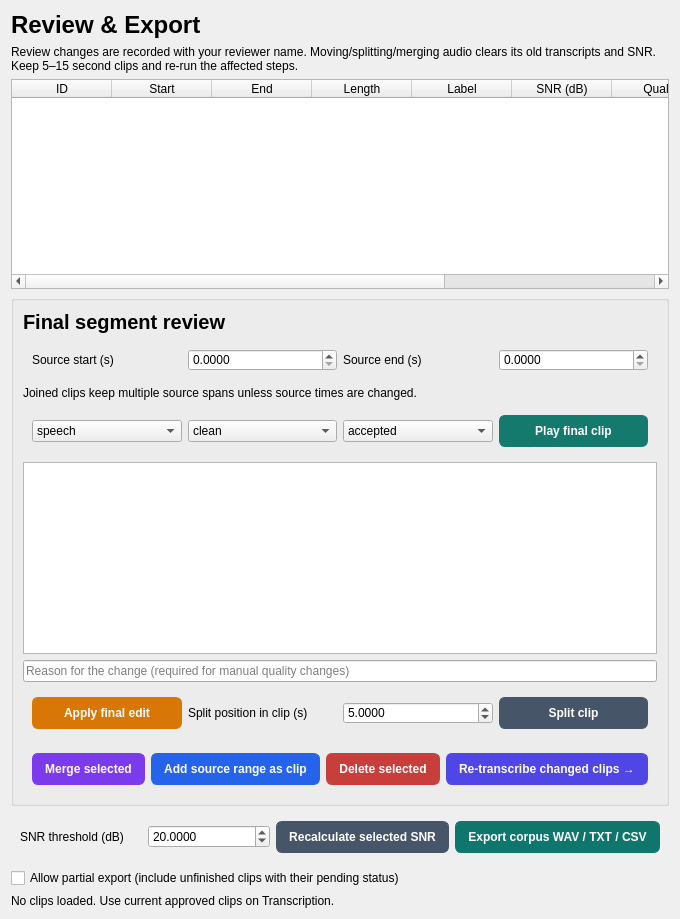
                            <widget class="QWidget" name="reviewPage">
                              <layout class="QVBoxLayout" name="reviewPageLayout">
                                <item>
                                  <widget class="QLabel" name="reviewPageTitle">
                                    <property name="styleSheet">
                                      <string>font-size:24px;font-weight:600;</string>
                                    </property>
                                    <property name="text">
                                      <string>Review &amp; Export</string>
                                    </property>
                                    <property name="wordWrap">
                                      <bool>true</bool>
                                    </property>
                                  </widget>
                                </item>
                                <item>
                                  <widget class="QLabel" name="finalIntro">
                                    <property name="text">
                                      <string>Review changes are recorded with your reviewer name. Moving/splitting/merging audio clears its old transcripts and SNR. Keep 5–15 second clips and re-run the affected steps.</string>
                                    </property>
                                    <property name="wordWrap">
                                      <bool>true</bool>
                                    </property>
                                  </widget>
                                </item>
                                <item>
                                  <widget class="QTableWidget" name="finalTable">
                                    <property name="minimumSize">
                                      <size>
                                        <width>0</width>
                                        <height>210</height>
                                      </size>
                                    </property>
                                    <column>
                                      <property name="text">
                                        <string>ID</string>
                                      </property>
                                    </column>
                                    <column>
                                      <property name="text">
                                        <string>Start</string>
                                      </property>
                                    </column>
                                    <column>
                                      <property name="text">
                                        <string>End</string>
                                      </property>
                                    </column>
                                    <column>
                                      <property name="text">
                                        <string>Length</string>
                                      </property>
                                    </column>
                                    <column>
                                      <property name="text">
                                        <string>Label</string>
                                      </property>
                                    </column>
                                    <column>
                                      <property name="text">
                                        <string>SNR (dB)</string>
                                      </property>
                                    </column>
                                    <column>
                                      <property name="text">
                                        <string>Quality</string>
                                      </property>
                                    </column>
                                    <column>
                                      <property name="text">
                                        <string>Decision</string>
                                      </property>
                                    </column>
                                    <column>
                                      <property name="text">
                                        <string>Final transcript</string>
                                      </property>
                                    </column>
                                  </widget>
                                </item>
                                <item>
                                  <widget class="QGroupBox" name="finalEditor">
                                    <property name="styleSheet">
                                      <string>QGroupBox#finalEditor {margin-top:0px;padding-top:10px;}</string>
                                    </property>
                                    <property name="title">
                                      <string />
                                    </property>
                                    <layout class="QVBoxLayout" name="finalEditorLayout">
                                      <item>
                                        <widget class="QLabel" name="finalEditorHeading">
                                          <property name="styleSheet">
                                            <string>font-size:20px;font-weight:700;</string>
                                          </property>
                                          <property name="text">
                                            <string>Final segment review</string>
                                          </property>
                                          <property name="wordWrap">
                                            <bool>true</bool>
                                          </property>
                                        </widget>
                                      </item>
                                      <item>
                                        <widget class="QFrame" name="finalTimeRow">
                                          <property name="frameShape">
                                            <enum>QFrame::Shape::NoFrame</enum>
                                          </property>
                                          <layout class="QGridLayout" name="finalTimeRowLayout">
                                            <item row="0" column="0">
                                              <widget class="QLabel" name="finalStartLabel">
                                                <property name="text">
                                                  <string>Source start (s)</string>
                                                </property>
                                                <property name="wordWrap">
                                                  <bool>true</bool>
                                                </property>
                                              </widget>
                                            </item>
                                            <item row="0" column="1">
                                              <widget class="QDoubleSpinBox" name="finalStart">
                                                <property name="decimals">
                                                  <number>4</number>
                                                </property>
                                                <property name="maximum">
                                                  <double>999999.000000000000000</double>
                                                </property>
                                                <property name="value">
                                                  <double>0.000000000000000</double>
                                                </property>
                                              </widget>
                                            </item>
                                            <item row="0" column="2">
                                              <widget class="QLabel" name="finalEndLabel">
                                                <property name="text">
                                                  <string>Source end (s)</string>
                                                </property>
                                                <property name="wordWrap">
                                                  <bool>true</bool>
                                                </property>
                                              </widget>
                                            </item>
                                            <item row="0" column="3">
                                              <widget class="QDoubleSpinBox" name="finalEnd">
                                                <property name="decimals">
                                                  <number>4</number>
                                                </property>
                                                <property name="maximum">
                                                  <double>999999.000000000000000</double>
                                                </property>
                                                <property name="value">
                                                  <double>0.000000000000000</double>
                                                </property>
                                              </widget>
                                            </item>
                                          </layout>
                                        </widget>
                                      </item>
                                      <item>
                                        <widget class="QLabel" name="finalMapping">
                                          <property name="text">
                                            <string>Joined clips keep multiple source spans unless source times are changed.</string>
                                          </property>
                                          <property name="wordWrap">
                                            <bool>true</bool>
                                          </property>
                                        </widget>
                                      </item>
                                      <item>
                                        <widget class="QFrame" name="finalLabelsRow">
                                          <property name="frameShape">
                                            <enum>QFrame::Shape::NoFrame</enum>
                                          </property>
                                          <layout class="QGridLayout" name="finalLabelsRowLayout">
                                            <item row="0" column="0">
                                              <widget class="QComboBox" name="finalLabel">
                                                <item>
                                                  <property name="text">
                                                    <string>speech</string>
                                                  </property>
                                                </item>
                                                <item>
                                                  <property name="text">
                                                    <string>mixed</string>
                                                  </property>
                                                </item>
                                                <item>
                                                  <property name="text">
                                                    <string>music</string>
                                                  </property>
                                                </item>
                                                <item>
                                                  <property name="text">
                                                    <string>silence</string>
                                                  </property>
                                                </item>
                                              </widget>
                                            </item>
                                            <item row="0" column="1">
                                              <widget class="QComboBox" name="finalQuality">
                                                <item>
                                                  <property name="text">
                                                    <string>clean</string>
                                                  </property>
                                                </item>
                                                <item>
                                                  <property name="text">
                                                    <string>noisy</string>
                                                  </property>
                                                </item>
                                                <item>
                                                  <property name="text">
                                                    <string>unavailable</string>
                                                  </property>
                                                </item>
                                              </widget>
                                            </item>
                                            <item row="0" column="2">
                                              <widget class="QComboBox" name="finalStatus">
                                                <item>
                                                  <property name="text">
                                                    <string>accepted</string>
                                                  </property>
                                                </item>
                                                <item>
                                                  <property name="text">
                                                    <string>needs_review</string>
                                                  </property>
                                                </item>
                                                <item>
                                                  <property name="text">
                                                    <string>difficult</string>
                                                  </property>
                                                </item>
                                                <item>
                                                  <property name="text">
                                                    <string>not_applicable</string>
                                                  </property>
                                                </item>
                                              </widget>
                                            </item>
                                            <item row="0" column="3">
                                              <widget class="QPushButton" name="finalPlay">
                                                <property name="styleSheet">
                                                  <string>QPushButton#finalPlay {background:#157A6E;color:white;border:1px solid #157A6E;border-radius:6px;padding:8px 12px;font-weight:600;} QPushButton#finalPlay:hover {background:#136E63;} QPushButton#finalPlay:pressed {background:#116258;} QPushButton#finalPlay:focus {border:2px solid #173B40;padding:7px 11px;} QPushButton#finalPlay:disabled {background:#E3E9EB;color:#61777C;border-color:#CDD9DC;}</string>
                                                </property>
                                                <property name="text">
                                                  <string>Play final clip</string>
                                                </property>
                                              </widget>
                                            </item>
                                          </layout>
                                        </widget>
                                      </item>
                                      <item>
                                        <widget class="QPlainTextEdit" name="finalText">
                                          <property name="minimumSize">
                                            <size>
                                              <width>0</width>
                                              <height>90</height>
                                            </size>
                                          </property>
                                          <property name="layoutDirection">
                                            <enum>Qt::LayoutDirection::RightToLeft</enum>
                                          </property>
                                          <property name="styleSheet">
                                            <string>font-family:"Segoe UI";font-size:17px;</string>
                                          </property>
                                          <property name="readOnly">
                                            <bool>false</bool>
                                          </property>
                                        </widget>
                                      </item>
                                      <item>
                                        <widget class="QLineEdit" name="finalReason">
                                          <property name="text">
                                            <string />
                                          </property>
                                          <property name="placeholderText">
                                            <string>Reason for the change (required for manual quality changes)</string>
                                          </property>
                                        </widget>
                                      </item>
                                      <item>
                                        <widget class="QFrame" name="finalEditActions">
                                          <property name="frameShape">
                                            <enum>QFrame::Shape::NoFrame</enum>
                                          </property>
                                          <layout class="QGridLayout" name="finalEditActionsLayout">
                                            <item row="0" column="0">
                                              <widget class="QPushButton" name="finalApply">
                                                <property name="styleSheet">
                                                  <string>QPushButton#finalApply {background:#D97706;color:white;border:1px solid #D97706;border-radius:6px;padding:8px 12px;font-weight:600;} QPushButton#finalApply:hover {background:#C36B05;} QPushButton#finalApply:pressed {background:#AE5F05;} QPushButton#finalApply:focus {border:2px solid #173B40;padding:7px 11px;} QPushButton#finalApply:disabled {background:#E3E9EB;color:#61777C;border-color:#CDD9DC;}</string>
                                                </property>
                                                <property name="text">
                                                  <string>Apply final edit</string>
                                                </property>
                                              </widget>
                                            </item>
                                            <item row="0" column="1">
                                              <widget class="QLabel" name="splitPositionLabel">
                                                <property name="text">
                                                  <string>Split position in clip (s)</string>
                                                </property>
                                                <property name="wordWrap">
                                                  <bool>true</bool>
                                                </property>
                                              </widget>
                                            </item>
                                            <item row="0" column="2">
                                              <widget class="QDoubleSpinBox" name="finalSplitPosition">
                                                <property name="decimals">
                                                  <number>4</number>
                                                </property>
                                                <property name="maximum">
                                                  <double>999999.000000000000000</double>
                                                </property>
                                                <property name="value">
                                                  <double>5.000000000000000</double>
                                                </property>
                                              </widget>
                                            </item>
                                            <item row="0" column="3">
                                              <widget class="QPushButton" name="finalSplit">
                                                <property name="styleSheet">
                                                  <string>QPushButton#finalSplit {background:#475569;color:white;border:1px solid #475569;border-radius:6px;padding:8px 12px;font-weight:600;} QPushButton#finalSplit:hover {background:#404C5E;} QPushButton#finalSplit:pressed {background:#394454;} QPushButton#finalSplit:focus {border:2px solid #173B40;padding:7px 11px;} QPushButton#finalSplit:disabled {background:#E3E9EB;color:#61777C;border-color:#CDD9DC;}</string>
                                                </property>
                                                <property name="text">
                                                  <string>Split clip</string>
                                                </property>
                                              </widget>
                                            </item>
                                          </layout>
                                        </widget>
                                      </item>
                                      <item>
                                        <widget class="QFrame" name="finalStructureActions">
                                          <property name="frameShape">
                                            <enum>QFrame::Shape::NoFrame</enum>
                                          </property>
                                          <layout class="QGridLayout" name="finalStructureActionsLayout">
                                            <item row="0" column="0">
                                              <widget class="QPushButton" name="finalMerge">
                                                <property name="styleSheet">
                                                  <string>QPushButton#finalMerge {background:#7C3AED;color:white;border:1px solid #7C3AED;border-radius:6px;padding:8px 12px;font-weight:600;} QPushButton#finalMerge:hover {background:#7034D5;} QPushButton#finalMerge:pressed {background:#632EBE;} QPushButton#finalMerge:focus {border:2px solid #173B40;padding:7px 11px;} QPushButton#finalMerge:disabled {background:#E3E9EB;color:#61777C;border-color:#CDD9DC;}</string>
                                                </property>
                                                <property name="text">
                                                  <string>Merge selected</string>
                                                </property>
                                              </widget>
                                            </item>
                                            <item row="0" column="1">
                                              <widget class="QPushButton" name="finalAdd">
                                                <property name="styleSheet">
                                                  <string>QPushButton#finalAdd {background:#2563EB;color:white;border:1px solid #2563EB;border-radius:6px;padding:8px 12px;font-weight:600;} QPushButton#finalAdd:hover {background:#2159D4;} QPushButton#finalAdd:pressed {background:#1E4FBC;} QPushButton#finalAdd:focus {border:2px solid #173B40;padding:7px 11px;} QPushButton#finalAdd:disabled {background:#E3E9EB;color:#61777C;border-color:#CDD9DC;}</string>
                                                </property>
                                                <property name="text">
                                                  <string>Add source range as clip</string>
                                                </property>
                                              </widget>
                                            </item>
                                            <item row="0" column="2">
                                              <widget class="QPushButton" name="finalDelete">
                                                <property name="styleSheet">
                                                  <string>QPushButton#finalDelete {background:#C83E3B;color:white;border:1px solid #C83E3B;border-radius:6px;padding:8px 12px;font-weight:600;} QPushButton#finalDelete:hover {background:#B43835;} QPushButton#finalDelete:pressed {background:#A0322F;} QPushButton#finalDelete:focus {border:2px solid #173B40;padding:7px 11px;} QPushButton#finalDelete:disabled {background:#E3E9EB;color:#61777C;border-color:#CDD9DC;}</string>
                                                </property>
                                                <property name="text">
                                                  <string>Delete selected</string>
                                                </property>
                                              </widget>
                                            </item>
                                            <item row="0" column="3">
                                              <widget class="QPushButton" name="finalToASR">
                                                <property name="styleSheet">
                                                  <string>QPushButton#finalToASR {background:#4F46E5;color:white;border:1px solid #4F46E5;border-radius:6px;padding:8px 12px;font-weight:600;} QPushButton#finalToASR:hover {background:#473FCE;} QPushButton#finalToASR:pressed {background:#3F38B7;} QPushButton#finalToASR:focus {border:2px solid #173B40;padding:7px 11px;} QPushButton#finalToASR:disabled {background:#E3E9EB;color:#61777C;border-color:#CDD9DC;}</string>
                                                </property>
                                                <property name="text">
                                                  <string>Re-transcribe changed clips →</string>
                                                </property>
                                              </widget>
                                            </item>
                                          </layout>
                                        </widget>
                                      </item>
                                    </layout>
                                  </widget>
                                </item>
                                <item>
                                  <widget class="QFrame" name="finalExportActions">
                                    <property name="frameShape">
                                      <enum>QFrame::Shape::NoFrame</enum>
                                    </property>
                                    <layout class="QGridLayout" name="finalExportActionsLayout">
                                      <item row="0" column="0">
                                        <widget class="QLabel" name="finalThresholdLabel">
                                          <property name="text">
                                            <string>SNR threshold (dB)</string>
                                          </property>
                                          <property name="wordWrap">
                                            <bool>true</bool>
                                          </property>
                                        </widget>
                                      </item>
                                      <item row="0" column="1">
                                        <widget class="QDoubleSpinBox" name="finalSNRThreshold">
                                          <property name="decimals">
                                            <number>4</number>
                                          </property>
                                          <property name="maximum">
                                            <double>100.000000000000000</double>
                                          </property>
                                          <property name="value">
                                            <double>20.000000000000000</double>
                                          </property>
                                        </widget>
                                      </item>
                                      <item row="0" column="2">
                                        <widget class="QPushButton" name="finalRecalculate">
                                          <property name="styleSheet">
                                            <string>QPushButton#finalRecalculate {background:#475569;color:white;border:1px solid #475569;border-radius:6px;padding:8px 12px;font-weight:600;} QPushButton#finalRecalculate:hover {background:#404C5E;} QPushButton#finalRecalculate:pressed {background:#394454;} QPushButton#finalRecalculate:focus {border:2px solid #173B40;padding:7px 11px;} QPushButton#finalRecalculate:disabled {background:#E3E9EB;color:#61777C;border-color:#CDD9DC;}</string>
                                          </property>
                                          <property name="text">
                                            <string>Recalculate selected SNR</string>
                                          </property>
                                        </widget>
                                      </item>
                                      <item row="0" column="3">
                                        <widget class="QPushButton" name="finalExport">
                                          <property name="styleSheet">
                                            <string>QPushButton#finalExport {background:#0F766E;color:white;border:1px solid #0F766E;border-radius:6px;padding:8px 12px;font-weight:600;} QPushButton#finalExport:hover {background:#0E6A63;} QPushButton#finalExport:pressed {background:#0C5E58;} QPushButton#finalExport:focus {border:2px solid #173B40;padding:7px 11px;} QPushButton#finalExport:disabled {background:#E3E9EB;color:#61777C;border-color:#CDD9DC;}</string>
                                          </property>
                                          <property name="text">
                                            <string>Export corpus WAV / TXT / CSV</string>
                                          </property>
                                        </widget>
                                      </item>
                                    </layout>
                                  </widget>
                                </item>
                                <item>
                                  <widget class="QCheckBox" name="allowPartialExport">
                                    <property name="text">
                                      <string>Allow partial export (include unfinished clips with their pending status)</string>
                                    </property>
                                  </widget>
                                </item>
                                <item>
                                  <widget class="QLabel" name="finalSummary">
                                    <property name="text">
                                      <string>No clips loaded. Use current approved clips on Transcription.</string>
                                    </property>
                                    <property name="wordWrap">
                                      <bool>true</bool>
                                    </property>
                                  </widget>
                                </item>
                              </layout>
                            </widget>
